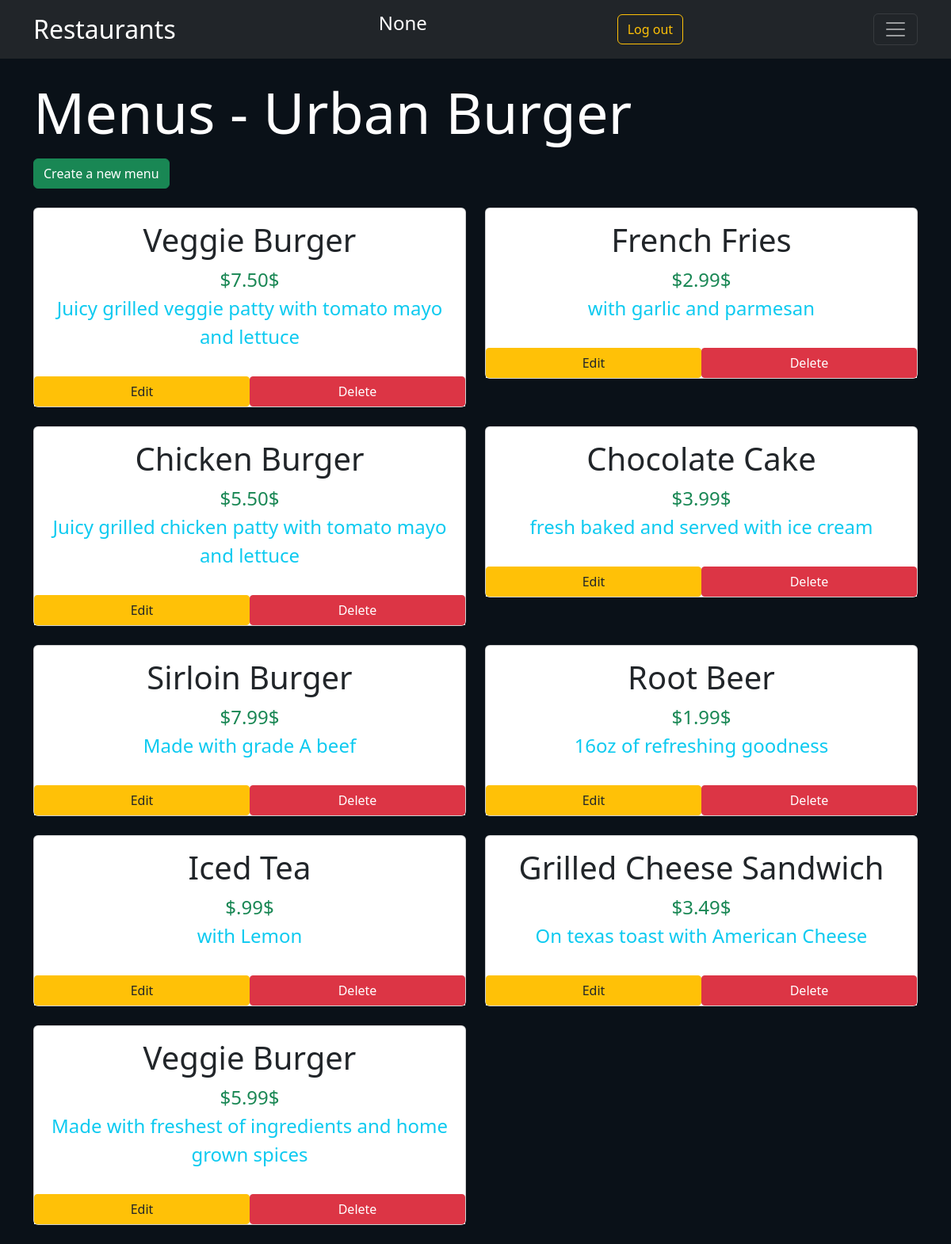
Page /restaurant/1/menu on the committed database.
### restaurants/sql/models.py (models this page shows, shortened)
class Restaurant(Base):
    __tablename__ = 'restaurant'
    id = Column(Integer, primary_key = True)
    name = Column(String(80), nullable = False)
    user_id = Column(Integer, ForeignKey('user.id'))
    user = relationship(User)

class Menu(Base):
    __tablename__ = 'menu_item'
    name = Column(String(80), nullable = False)
    id = Column(Integer, primary_key = True)
    course = Column(String(250))
    description = Column(String(250))
    price = Column(String(8))
    restaurant_id = Column(Integer, ForeignKey('restaurant.id'))
    restaurant = relationship(Restaurant)
    user_id = Column(Integer, ForeignKey('user.id'))
    user = relationship(User)

### restaurants/routes.py (the view)
@app.route('/restaurant/<int:restaurant_id>')
@app.route('/restaurant/<int:restaurant_id>/menu', methods=['GET'])
def showMenu(restaurant_id):
    try:
        restaurant = cursor.query(Restaurant).get(restaurant_id)
        menus = cursor.query(Menu).filter_by(restaurant_id=restaurant_id).all()
    except:
        return redirect(url_for('errorRestaurant', error='Retrieving menus or restaurant'))
    return render_template('menu.html', restaurant=restaurant, menus=menus, login=login, user = session["name"] if "google_id" in session else None)

### restaurants/templates/menu.html
{% extends 'layout.html' %}
{% block content %}
    <div>
        <h1 class="display-2 text-white">Menus - {{restaurant.name}}</h1>
        <a role="button" class="btn btn-success btn-md text-white mt-2" href="{{url_for('newMenuItem', restaurant_id=restaurant.id)}}">Create a new menu</a>
    </div>
    <div class="row mt-4">
    {% if menus %}
        {% for menu in menus %}
        <div class="col-xl-6 mb-4">
            <div class="card">
            <div class="card-body" >
                    <h2 class="text-center fs-1">{{ menu.name }}</h2>
                    <p class="text-center text-success fs-4 mb-0 mt-1">{{menu.price}}$</p>
                    <p class="text-center text-info fs-4 mt-0">{{menu.description}}</p>
            </div>
            <div class="d-flex bg-light mb-0">
                <a
                class="btn btn-warning m-0 rounded-1 text-reset w-50"
                href="{{url_for('editMenuItem', restaurant_id=restaurant.id, menu_id=menu.id)}}"
                role="button"
                >Edit
                </a>
                <a
                class="btn btn-danger m-0 rounded-1 text-white w-50"
                href="{{url_for('deleteMenuItem', restaurant_id=restaurant.id, menu_id=menu.id)}}"
                role="button"
                >Delete</a>
            </div>
            </div>
        </div>
        {% endfor %}
    {% endif %}
    </div>
{% endblock %}

### rows in the picture
Restaurant: name "Urban Burger"
Menu: name "Veggie Burger", price "$7.50", description "Juicy grilled veggie patty with tomato mayo and lettuce"
Menu: name "French Fries", price "$2.99", description "with garlic and parmesan"
Menu: name "Chicken Burger", price "$5.50", description "Juicy grilled chicken patty with tomato mayo and lettuce"
Menu: name "Chocolate Cake", price "$3.99", description "fresh baked and served with ice cream"
Menu: name "Sirloin Burger", price "$7.99", description "Made with grade A beef"
Menu: name "Root Beer", price "$1.99", description "16oz of refreshing goodness"
Menu: name "Iced Tea", price "$.99", description "with Lemon"
Menu: name "Grilled Cheese Sandwich", price "$3.49", description "On texas toast with American Cheese"
Menu: name "Veggie Burger", price "$5.99", description "Made with freshest of ingredients and home grown spices"

### other values in the picture
{{ user }} "None"
